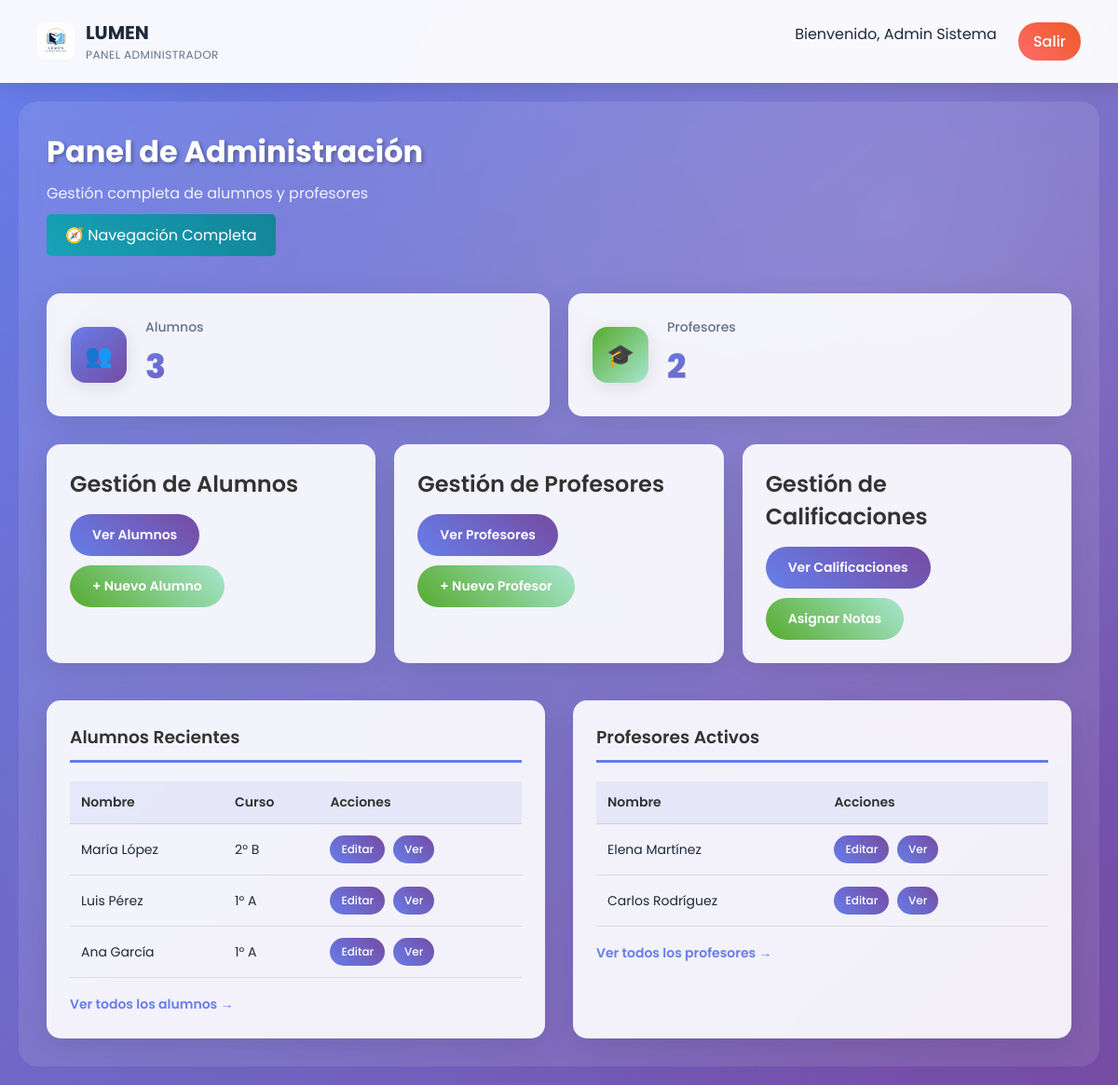
/admin-panel.php (signed in), run on the app's committed database.
### tables this page shows
CREATE TABLE IF NOT EXISTS alumnos (
    id INT AUTO_INCREMENT PRIMARY KEY,
    nombre VARCHAR(50) NOT NULL,
    apellido VARCHAR(50) NOT NULL,
    email VARCHAR(100) UNIQUE NOT NULL,
    curso VARCHAR(10) NOT NULL,
    fecha_nacimiento DATE NOT NULL,
    password VARCHAR(255) NOT NULL,
    fecha_registro TIMESTAMP DEFAULT CURRENT_TIMESTAMP
);

CREATE TABLE IF NOT EXISTS profesores (
    id INT AUTO_INCREMENT PRIMARY KEY,
    nombre VARCHAR(50) NOT NULL,
    apellido VARCHAR(50) NOT NULL,
    email VARCHAR(100) UNIQUE NOT NULL,
    materia VARCHAR(50) NOT NULL,
    telefono VARCHAR(20) NOT NULL,
    password VARCHAR(255) NOT NULL,
    fecha_registro TIMESTAMP DEFAULT CURRENT_TIMESTAMP
);

### admin-panel.php (the view, shortened to what this page needs)
<?php
require_once 'config.php';
$stmt = $pdo->query("SELECT COUNT(*) as total FROM alumnos");
$total_alumnos = $stmt->fetch()['total'];
$stmt = $pdo->query("SELECT COUNT(*) as total FROM profesores");
$total_profesores = $stmt->fetch()['total'];
?>
<!DOCTYPE html>
<html lang="es">
<head>
    <link rel="stylesheet" href="admin-styles.css">
</head>
<body>
    <div class="header">
        <div class="logo">
            <a href="home.php" style="display: flex; align-items: center; gap: 12px; text-decoration: none; color: inherit;">
                <img src="WhatsApp Image 2025-09-02 at 3.45.39 PM.jpeg" alt="Logo" style="width: 40px; height: 40px; border-radius: 8px; object-fit: cover;">
                <div>
                    <div class="logo-title">LUMEN</div>
                    <div class="logo-subtitle">PANEL ADMINISTRADOR</div>
                </div>
            </a>
        </div>
        <div class="user-nav">
            <span>Bienvenido, <?= $_SESSION['user_name'] ?></span>
            <a href="logout.php" class="btn-logout">Salir</a>
        </div>
    </div>
    <div class="main-content">
        <div class="page-header">
            <h1>Panel de Administración</h1>
            <p>Gestión completa de alumnos y profesores</p>
            <a href="admin-navegacion.php" class="btn-nav" style="background: #17a2b8; color: white; padding: 10px 20px; text-decoration: none; border-radius: 5px; margin-top: 10px; display: inline-block;">🧭 Navegación Completa</a>
        </div>
        <div class="stats-grid">
            <div class="stat-card">
                <div class="stat-icon student-icon">👥</div>
                <div class="stat-info">
                    <h3>Alumnos</h3>
                    <div class="stat-number"><?= $total_alumnos ?></div>
                </div>
            </div>
            <div class="stat-card">
                <div class="stat-icon teacher-icon">🎓</div>
                <div class="stat-info">
                    <h3>Profesores</h3>
                    <div class="stat-number"><?= $total_profesores ?></div>
                </div>
            </div>
        </div>
        <div class="admin-sections">
            <div class="section-card">
                <h2>Gestión de Alumnos</h2>
                <div class="section-actions">
                    <a href="admin-alumnos.php" class="btn-primary">Ver Alumnos</a>
                    <a href="admin-crear-alumno.php" class="btn-success">+ Nuevo Alumno</a>
                </div>
            </div>
            <div class="section-card">
                <h2>Gestión de Profesores</h2>
                <div class="section-actions">
                    <a href="admin-profesores.php" class="btn-primary">Ver Profesores</a>
                    <a href="admin-crear-profesor.php" class="btn-success">+ Nuevo Profesor</a>
                </div>
            </div>
            <div class="section-card">
                <h2>Gestión de Calificaciones</h2>
                <div class="section-actions">
                    <a href="admin-calificaciones.php" class="btn-primary">Ver Calificaciones</a>
                    <a href="admin-asignar-notas.php" class="btn-success">Asignar Notas</a>
                </div>
            </div>
        </div>
        <div class="quick-lists">
            <div class="list-section">
                <h3>Alumnos Recientes</h3>
                <div class="quick-table">
                    <?php
                    $stmt = $pdo->query("SELECT id, nombre, apellido, curso FROM alumnos ORDER BY id DESC LIMIT 5");
                    $alumnos_recientes = $stmt->fetchAll(PDO::FETCH_ASSOC);
                    ?>
                    <table>
                        <thead>
                            <tr><th>Nombre</th><th>Curso</th><th>Acciones</th></tr>
                        </thead>
                        <tbody>
                            <?php foreach ($alumnos_recientes as $alumno): ?>
                            <tr>
                                <td><?= htmlspecialchars($alumno['nombre'] . ' ' . $alumno['apellido']) ?></td>
                                <td><?= htmlspecialchars($alumno['curso']) ?></td>
                                <td>
                                    <a href="admin-crear-alumno.php?id=<?= $alumno['id'] ?>" class="btn-mini">Editar</a>
                                    <a href="admin-ver-boletin.php?id=<?= $alumno['id'] ?>" class="btn-mini">Ver</a>
                                </td>
                            </tr>
                            <?php endforeach; ?>
                        </tbody>
                    </table>
                    <a href="admin-alumnos.php" class="view-all">Ver todos los alumnos →</a>
                </div>
            </div>
            <div class="list-section">
                <h3>Profesores Activos</h3>
                <div class="quick-table">
                    <?php
                    try {
                        $stmt = $pdo->query("SELECT id, nombre, apellido FROM profesores ORDER BY apellido LIMIT 5");
                        $profesores_activos = $stmt->fetchAll(PDO::FETCH_ASSOC);
                    } catch(PDOException $e) {
                        $profesores_activos = [];
                    }
                    ?>
                    <table>
                        <thead>
                            <tr><th>Nombre</th><th>Acciones</th></tr>
                        </thead>
                        <tbody>
                            <?php foreach ($profesores_activos as $profesor): ?>
                            <tr>
                                <td><?= htmlspecialchars($profesor['nombre'] . ' ' . $profesor['apellido']) ?></td>
                                <td>
                                    <a href="admin-crear-profesor.php?id=<?= $profesor['id'] ?>" class="btn-mini">Editar</a>
                                    <a href="admin-ver-profesor.php?id=<?= $profesor['id'] ?>" class="btn-mini">Ver</a>
                                </td>
                            </tr>
                            <?php endforeach; ?>
                        </tbody>
                    </table>
                    <a href="admin-profesores.php" class="view-all">Ver todos los profesores →</a>
                </div>
            </div>
        </div>
    </div>
</body>
</html>

### admin-styles.css (style rules this page uses)
* { margin: 0; padding: 0; box-sizing: border-box; }
body { font-family: 'Poppins', sans-serif; background: linear-gradient(135deg, #667eea 0%, #764ba2 50%, #f093fb 100%); color: #1e293b; min-height: 100vh; position: relative; overflow-x: hidden; }
body::before { content: ''; position: fixed; top: 0; left: 0; width: 100%; height: 100%; background: radial-gradient(circle at 20% 80%, rgba(120, 119, 198, 0.3) 0%, transparent 50%), radial-gradient(circle at 80% 20%, rgba(255, 255, 255, 0.15) 0%, transparent 50%), radial-gradient(circle at 40% 40%, rgba(120, 119, 198, 0.15) 0%, transparent 50%); pointer-events: none; z-index: -1; }
.header { background: rgba(255, 255, 255, 0.95); backdrop-filter: blur(10px); padding: 20px 40px; display: flex; justify-content: space-between; align-items: center; border-bottom: 1px solid rgba(255, 255, 255, 0.2); box-shadow: 0 4px 20px rgba(0,0,0,0.1); }
.logo { display: flex; align-items: center; gap: 12px; }
.logo-title { font-size: 20px; font-weight: 700; color: #1e293b; }
.logo-subtitle { font-size: 12px; color: #64748b; text-transform: uppercase; letter-spacing: 0.5px; }
.user-nav { display: flex; gap: 8px; }
.main-content { padding: 40px; max-width: 1400px; margin: 0 auto; }
.page-header { margin-bottom: 40px; }
.page-header h1 { font-size: 32px; font-weight: 700; color: #1e293b; margin-bottom: 8px; }
.page-header p { color: #64748b; font-size: 16px; }
.stats-grid { display: grid; grid-template-columns: repeat(auto-fit, minmax(280px, 1fr)); gap: 24px; margin-bottom: 40px; }
.stat-card { background: rgba(255, 255, 255, 0.95); backdrop-filter: blur(20px); padding: 28px; border-radius: 20px; border: 1px solid rgba(255, 255, 255, 0.3); display: flex; align-items: center; gap: 20px; box-shadow: 0 10px 40px rgba(0, 0, 0, 0.12); transition: all 0.4s cubic-bezier(0.175, 0.885, 0.32, 1.275); position: relative; overflow: hidden; }
.stat-card::before { content: ''; position: absolute; top: 0; left: -100%; width: 100%; height: 100%; background: linear-gradient(90deg, transparent, rgba(255, 255, 255, 0.4), transparent); transition: left 0.5s; }
.stat-icon { width: 60px; height: 60px; border-radius: 16px; display: flex; align-items: center; justify-content: center; font-size: 24px; position: relative; box-shadow: 0 4px 20px rgba(0, 0, 0, 0.1); transition: transform 0.3s ease; }
.student-icon { background: linear-gradient(135deg, #667eea, #764ba2); color: white; }
.teacher-icon { background: linear-gradient(135deg, #56ab2f, #a8e6cf); color: white; }
.stat-info h3 { font-size: 14px; color: #64748b; margin-bottom: 4px; font-weight: 500; }
.stat-number { font-size: 36px; font-weight: 800; color: #1e293b; background: linear-gradient(135deg, #667eea, #764ba2); -webkit-background-clip: text; -webkit-text-fill-color: transparent; background-clip: text; }
.btn-primary { background: linear-gradient(45deg, #667eea, #764ba2); color: white; }
.btn-success { background: linear-gradient(45deg, #56ab2f, #a8e6cf); color: white; }
.stat-card { animation: fadeInUp 0.6s ease forwards; }
.stat-card:nth-child(1) { animation-delay: 0.1s; }
.stat-card:nth-child(2) { animation-delay: 0.2s; }

### data on the page
alumnos: nombre+apellido "María López", curso "2° B"
alumnos: nombre+apellido "Luis Pérez", curso "1° A"
alumnos: nombre+apellido "Ana García", curso "1° A"
profesores: nombre+apellido "Elena Martínez"
profesores: nombre+apellido "Carlos Rodríguez"

### other printed values
$_SESSION['user_name'] "Admin Sistema"
$total_alumnos "3"
$total_profesores "2"
